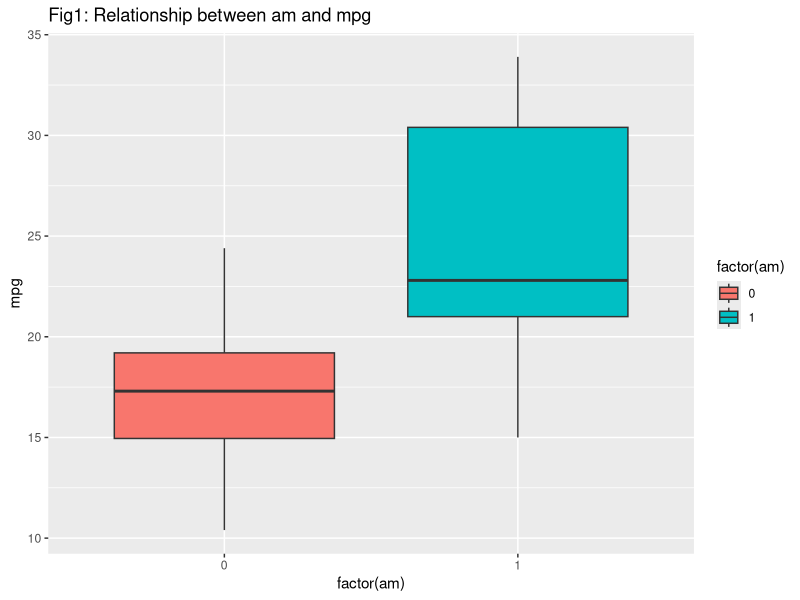
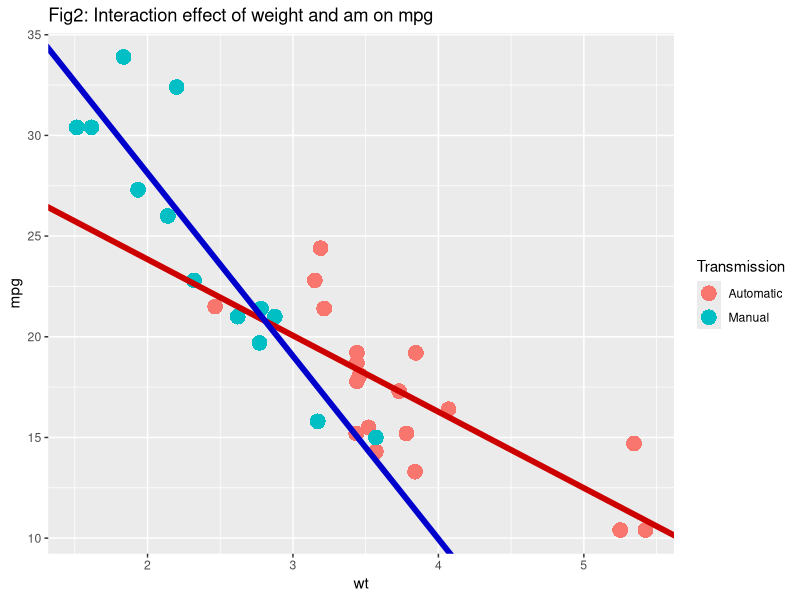
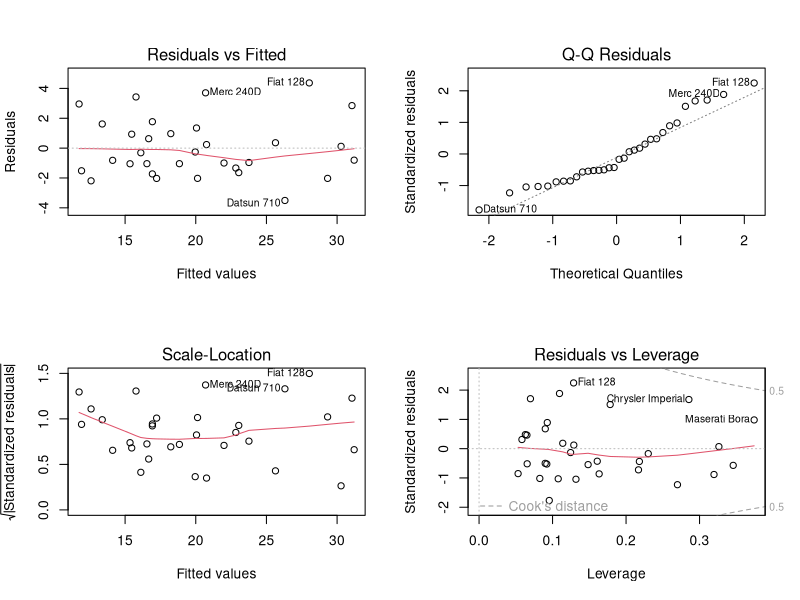

Here is the R script that generated these plots, in order:
## ---- chunk 1
library(ggplot2)
# Relationship between am (0-Automatic/1-manual) and mpg variable
p <- ggplot(mtcars, aes(x=factor(am), y=mpg)) + ggtitle("Fig1: Relationship between am and mpg")
p + geom_boxplot(aes(fill = factor(am)))
## ---- chunk 2
fit.all <- lm(mpg~.,data=mtcars)
sumfit.all = summary(fit.all)
## ---- chunk 3
sumfit.all$call
## ---- chunk 4
# Stepwise Regression
library(MASS)
fit.all <- lm(mpg~.,data=mtcars)
step <- stepAIC(fit.all, direction="both", trace=FALSE)
step.anova=step$anova # display results
attr(step.anova,"heading")[5]
## ---- chunk 5
fit.all1 <- lm(mpg~wt + qsec + am,data=mtcars)
sumfit.all1 = summary(fit.all1)
## ---- chunk 6
fit.cp3 = lm(mpg ~ wt*factor(am), data=mtcars )
## ---- chunk 7

# Check the interaction effect of weight and am on mpg
# Lighter vehicle tend to have higher mpg. Does this explain some variance between the mpg of automatic vs. manual transmissions?
mtcars1=mtcars
mtcars1$Transmission = ifelse(mtcars1$am==1,"Manual","Automatic")

g.wt = ggplot(mtcars1, aes(x=wt, y=mpg, color=Transmission )) +   geom_point(shape=16, size=5) + ggtitle("Fig2: Interaction effect of weight and am on mpg")

g.wt1 =  g.wt+ geom_abline(intercept=fit.cp3$coef[1], slope=fit.cp3$coef[2], size=2,col="red3")
g.wt1=   g.wt1+ geom_abline(intercept=fit.cp3$coef[1]+fit.cp3$coef[3], slope=fit.cp3$coef[2]+fit.cp3$coef[4], size=2,col="blue3")
g.wt1 

## ---- chunk 8
# Final Model used
fit.final = lm(mpg~ qsec +  wt * factor(am), data=mtcars)
fit.final.summ= summary(fit.final)
fit.final.summ$call
## ---- chunk 9
fit.final.summ$coef
## ---- chunk 10
# Linear regression using all variables in the dataset
sumfit.all$coefficients
## ---- chunk 11
# Stepwise Regression
library(MASS)
fit.all <- lm(mpg~.,data=mtcars)
step <- stepAIC(fit.all, direction="both", trace=FALSE)
step$anova # display results

## ---- chunk 12
fit.all1 <- lm(mpg~wt + qsec + am,data=mtcars)
sumfit.all1 = summary(fit.all1)
sumfit.all1$coef
## ---- chunk 13
fit.cp3 = lm(mpg ~ wt*factor(am), data=mtcars )
summary(fit.cp3)$coef
## ---- chunk 14
par(mfrow=c(2,2))
plot(fit.final, panel=panel.smooth)
